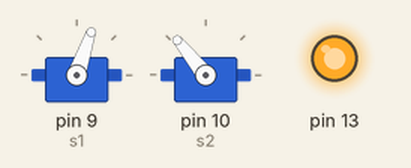
Simulated run of this sketch. Board: Arduino Uno, built with avr-gcc and run on an emulated ATmega328P. On the bench: 2 × servo, output pins drawn as LEDs (lit = HIGH).

Above: at 0.1 s.
At 10.1 s:
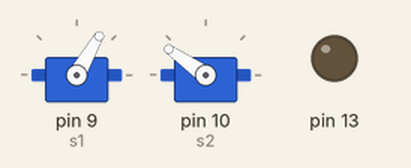
At 12.6 s:
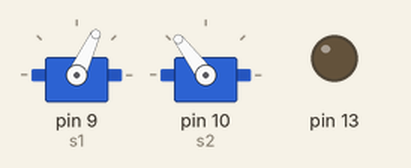
At 17.6 s:
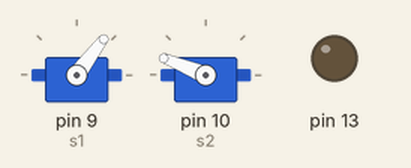
Timing chart, 0 to 19.1 s (numbered marks = the images above):
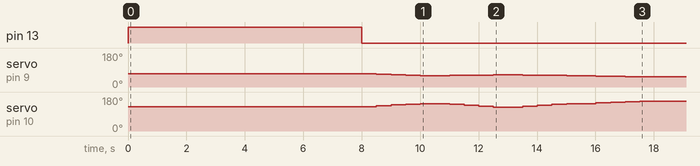

The sketch:

letter_l.ino
```cpp
#include<Servo.h>
#include<math.h>

Servo s1;
Servo s2;


float X[]={0,0.2500,0.5000,0.7500,1.0000,1.0000,1.2500,1.5000,1.7500,2.0000,2.0000,1.7500,1.5000,1.2500,1.0000,1.0000,1.0000,1.0000,1.0000,1.0000};
float Y[]={16.0000,15.7500,15.5000,15.2500,15.0000,15.0000,15.2500,15.5000,15.7500,16.0000,16.0000,15.7500,15.5000,15.2500,15.0000,15.0000,14.7500,14.5000,14.2500,14.0000};

float l1=9; //length of rod1
float l2=8; // lenght of rod2

int i=0;


void setup() {
  Serial.begin(9600);
  s1.attach(9);
  s2.attach(10);
  pinMode(13, OUTPUT);
  float init_x = X[0];
  float init_y = Y[0];
  float init_th2 = acos((init_x*init_x + init_y*init_y -l1*l1 -l2*l2)/(2*l1*l2));
  float init_th1 = atan2(init_y,init_x) -atan2(l2*sin(init_th2),l1 +l2*cos(init_th2));
  s1.write(init_th1*180/(M_PI));
  s2.write(init_th2*180/(M_PI)+90);
  digitalWrite(13,HIGH);
  delay(8000);
  digitalWrite(13,LOW);

  delay(500);
  // for Y shape i<20
  for(i=1;i<20;i++)
  {
    float x= X[i];
    float y= Y[i];
    float theta2 = acos((x*x +y*y -l1*l1 -l2*l2)/(2*l1*l2));
    float theta1 = atan2(y,x) -atan2(l2*sin(theta2),l1 +l2*cos(theta2));
    s1.write(theta1*180/(M_PI));
    s2.write(theta2*180/(M_PI)+90);
    // Serial.print("Theta 1: ");
    // Serial.print(theta1);
    // Serial.print("       Theta 2: ");
    // Serial.println(theta2);
    delay(500);
  }


}

void loop() {
  // put your main code here, to run repeatedly:


}
```
